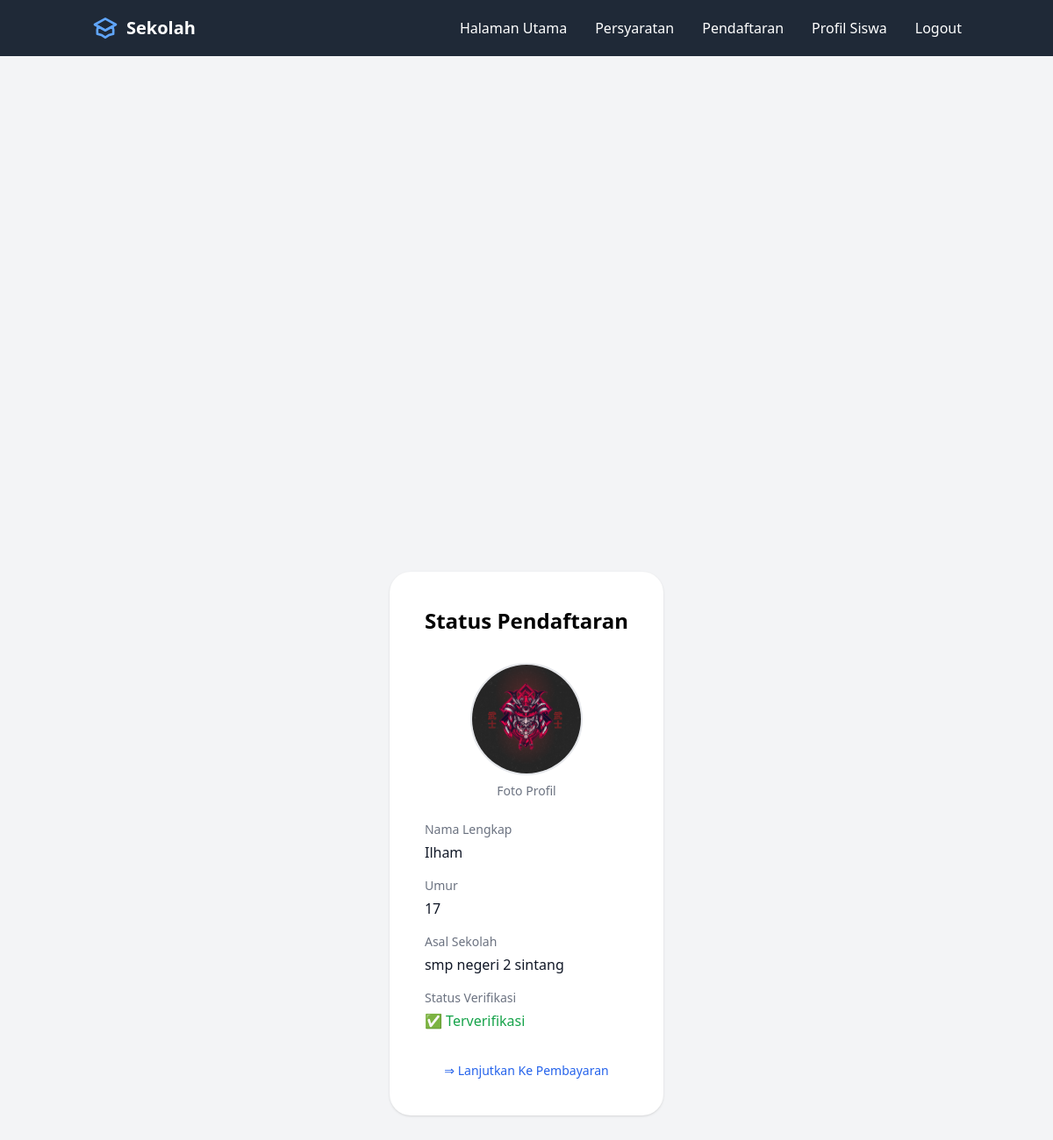
The app's page /form/status (signed in) with its own data.
### app/models.py (models this page shows, shortened)
class Form(db.Model):
    id = db.Column(db.Integer, primary_key=True)
    user_id = db.Column(db.Integer, db.ForeignKey('user.id'), nullable=False)
    student_name = db.Column(db.String(100), nullable=False)
    student_age = db.Column(db.Integer, nullable=False)
    student_email = db.Column(db.String(120), nullable=False)
    school_name = db.Column(db.String(100), nullable=False)
    image_path = db.Column(db.String(255), nullable=False)
    document_path = db.Column(db.String(255), nullable=False)
    status = db.Column(db.String(20), nullable=False, default='pending')
    verified_by = db.Column(db.Integer, db.ForeignKey('user.id'), nullable=True)
    verification_date = db.Column(db.DateTime, nullable=True)
    verification_note = db.Column(db.Text, nullable=True)
    is_verified = db.Column(db.Boolean, default=False)
    timestamp = db.Column(db.DateTime, default=datetime.utcnow)
    payment_status = db.Column(db.String(20), default='pending', nullable=False)
    payment_proof = db.Column(db.String(255), nullable=True)
    payment_uploaded_at = db.Column(db.DateTime, default=datetime.utcnow)
    payment_verified_at = db.Column(db.DateTime, nullable=True)
    payment_verified_by = db.Column(db.Integer, db.ForeignKey('user.id'), nullable=True)
    payment_note = db.Column(db.Text, nullable=True)
    payment_verifier = db.relationship('User',
        foreign_keys=[payment_verified_by],
        backref='verified_payments'
    )

### app/routes/form.py (the view)
@form_bp.route('/status')
@login_required  # Pastikan user sudah login
def status():
    latest_submission = Form.query.filter_by(
        user_id=current_user.id
    ).order_by(Form.id.desc()).first()
    if not latest_submission:
        flash('Belum ada data pendaftaran', 'error')
        return redirect(url_for('form_bp.pendaftaran'))
    return render_template(
        'parts/status.html',
        submission=latest_submission,
    )

### app/templates/parts/status.html (shortened to what this page needs)
{% extends "base1.html" %}
{% block content %}
<div class="min-h-screen bg-gray-100 py-6 flex flex-col justify-center sm:py-12">
    <div class="relative py-3 sm:max-w-xl sm:mx-auto">
        <div class="relative px-4 py-10 bg-white mx-8 md:mx-0 shadow rounded-3xl sm:p-10">
            <div class="max-w-md mx-auto">
                <h2 class="text-2xl font-bold mb-8 text-center">Status Pendaftaran</h2>
                <div class="text-center mb-6">
                    <img src="{{ url_for('static', filename='uploads/student_images/' + submission.image_path) }}"
                         class="h-32 w-32 rounded-full object-cover mx-auto border-2 border-gray-200"
                         alt="Foto Profil">
                    <p class="mt-2 text-sm text-gray-500">Foto Profil</p>
                </div>
                <div class="space-y-4">
                    <div>
                        <label class="block text-sm font-medium text-gray-500">Nama Lengkap</label>
                        <p class="mt-1 text-gray-900">{{ submission.student_name }}</p>
                    </div>
                    <div>
                        <label class="block text-sm font-medium text-gray-500">Umur</label>
                        <p class="mt-1 text-gray-900">{{ submission.student_age }}</p>
                    </div>
                    <div>
                        <label class="block text-sm font-medium text-gray-500">Asal Sekolah</label>
                        <p class="mt-1 text-gray-900">{{ submission.school_name }}</p>
                    </div>
                    <div>
                        <label class="block text-sm font-medium text-gray-500">Status Verifikasi</label>
                        <p class="mt-1 {% if submission.is_verified %}text-green-600{% else %}text-yellow-600{% endif %}">
                            {% if submission.is_verified %}
                                ✅ Terverifikasi
                            {% else %}
                                Menunggu Verifikasi
                            {% endif %}
                        </p>
                    </div>
                </div>
                <div class="mt-8 text-center">
                    <a href="{{ url_for('payment_bp.payment_process', form_id=latest_form.id) }}"
                       class="text-blue-600 hover:text-blue-800 text-sm font-medium">
                        ⇒ Lanjutkan Ke Pembayaran
                    </a>
                </div>
            </div>
        </div>
    </div>
</div>
{% endblock %}

### records on screen
Form: image_path (picture), student_name "Ilham", student_age "17", school_name "smp negeri 2 sintang"
